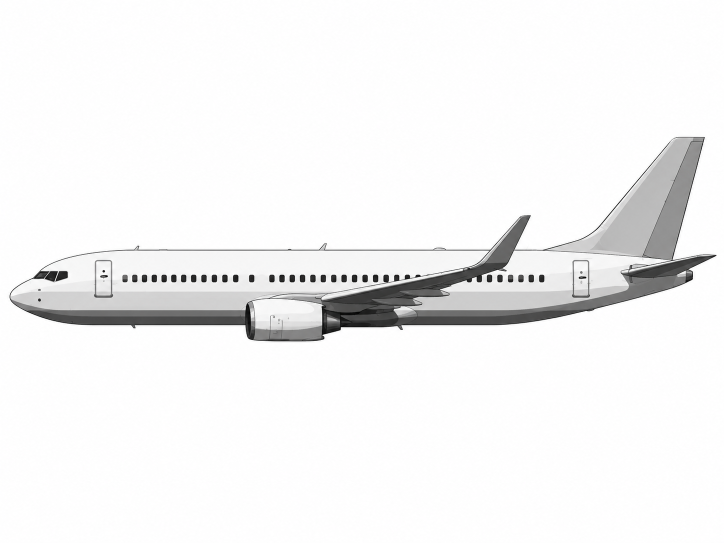
#> input picture _Planes/ClassicNarrowBody.png, 1448 x 1086 px, found by its file name (shown at 1/2 size)
$ python build_plane_art.py
#> lines starting #> are read from the running program, lines starting #| are printed output that depends on the picture; after the words box and inside, x2 and y2 are one past the last pixel; in counts of white or black regions, pixels touching at a corner belong together
#!/usr/bin/env python3
"""
Turn the grayscale 3D plane renders in _Planes/ into e-paper-ready
1bpp bitmaps sized to the card's plane box, and emit them as a C header the
firmware blits directly.

Unlike tools/build_silhouettes.py (which fakes windows/outline onto a SOLID-black
silhouette), these source images are already detailed light-gray renders on a
white background. So we just: clean the background to pure white, push the
midtones darker (a light fuselage on a white panel would otherwise vanish),
crop to the plane, fit it into the box, and Floyd-Steinberg dither to 1bpp so
the gray shading reads as texture on the black/white (GxEPD2_BW) panel.

Output:
  firmware/src/generated/gen_plane_art.h   PLANE_ART[] indexed by AcBase id (1..14)

Run from the repo root:
    python3 tools/build_plane_art.py
    python3 tools/build_plane_art.py --box-w 456 --box-h 224 --gamma 2.0
"""
import argparse, os
import numpy as np
from PIL import Image

ROOT = os.path.dirname(os.path.dirname(os.path.abspath(__file__)))
IMG_DIR = os.path.join(ROOT, "assets", "planes")
PREVIEW_DIR = os.path.join(IMG_DIR, "preview")
OUT_H = os.path.join(ROOT, "firmware", "src", "generated", "gen_plane_art.h")

# AcBase id (see firmware/src/generated/gen_aircraft_types.h) -> source render.
BASE_ART = {
    1:  ("Classic narrow-body",     "ClassicNarrowBody.png"),
    2:  ("Small narrow-body",       "SmallerNarrowBody.png"),
    3:  ("Regional jet",            "RegionalJet.png"),
    4:  ("Turboprop",               "TurboProp.png"),
    5:  ("Twin-aisle wide-body",    "TwinAsile.png"),
    6:  ("Four-engine wide-body",   "4enginewidebody.png"),
    7:  ("Tri-jet",                 "TriJet.png"),
    8:  ("Jumbo (hump)",            "Jumbo.png"),
    9:  ("Double-deck",             "DoubleDecker.png"),
    10: ("Business jet",            "BussniessJet.png"),
    11: ("Cargo / freighter",       "Cargo.png"),
    12: ("Piston / light",          "Piston.png"),
    13: ("Seaplane / floatplane",   "Seaplane.png"),
    14: ("Prop airliner / vintage", "PropVintage.png"),
    15: ("Helicopter",              "Helicopter.png"),
}
N_BASES = 16   # index 0 (unknown) .. 15

BG_THRESH = 244        # L >= this in the source is treated as background (white)


def process(path, box_w, box_h, gamma):
    """Source render -> (w, h, ink bool array) fitted inside the box."""
#> called with path = 'assets/planes/ClassicNarrowBody.png', box_w = 540, box_h = 232, gamma = 2
    g = np.asarray(Image.open(path).convert("L"), dtype=np.uint8)
    bg = g >= BG_THRESH
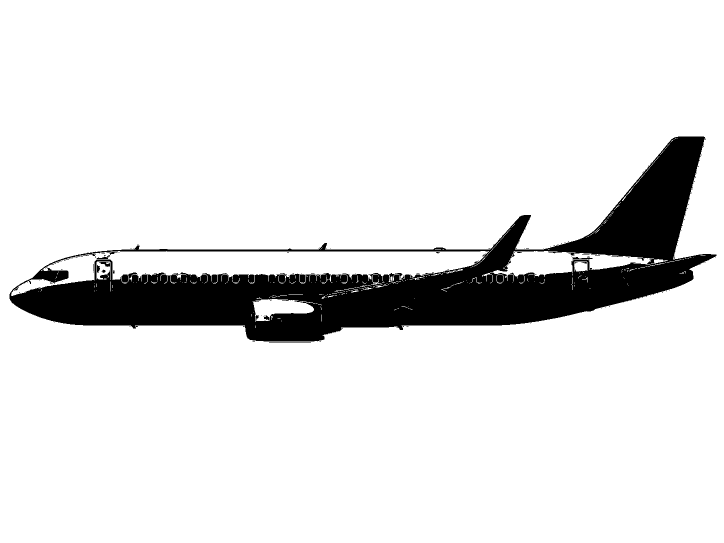
#> bg: shape (1086, 1448) bool (shown at 1/2 size); 89.2% white; 143 black regions (129 under 20 px), largest, box (x1, y1, x2, y2) and area: (19, 273, 1433, 683) 168495, (334, 503, 961, 507) 645, (193, 504, 235, 518) 130

    # Crop to the plane (everything that isn't background).
    ys, xs = np.where(~bg)
    y0, y1, x0, x1 = ys.min(), ys.max() + 1, xs.min(), xs.max() + 1
#> y0 = 273; y1 = 685; x0 = 19; x1 = 1433
    crop = g[y0:y1, x0:x1].astype(np.float32)
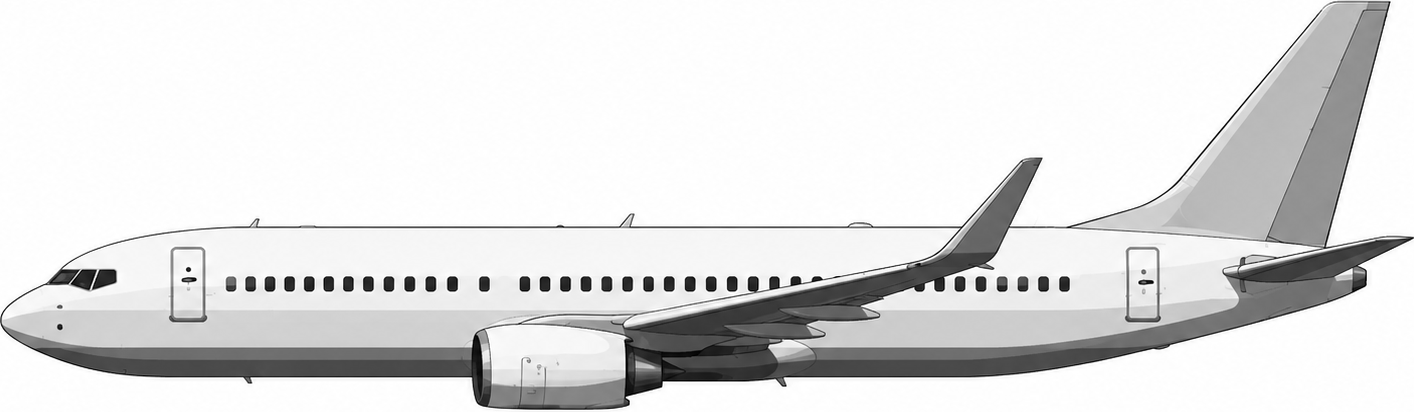
#> crop: shape (412, 1414) float32; min 0, max 255, mean 224.6
    cbg = bg[y0:y1, x0:x1]
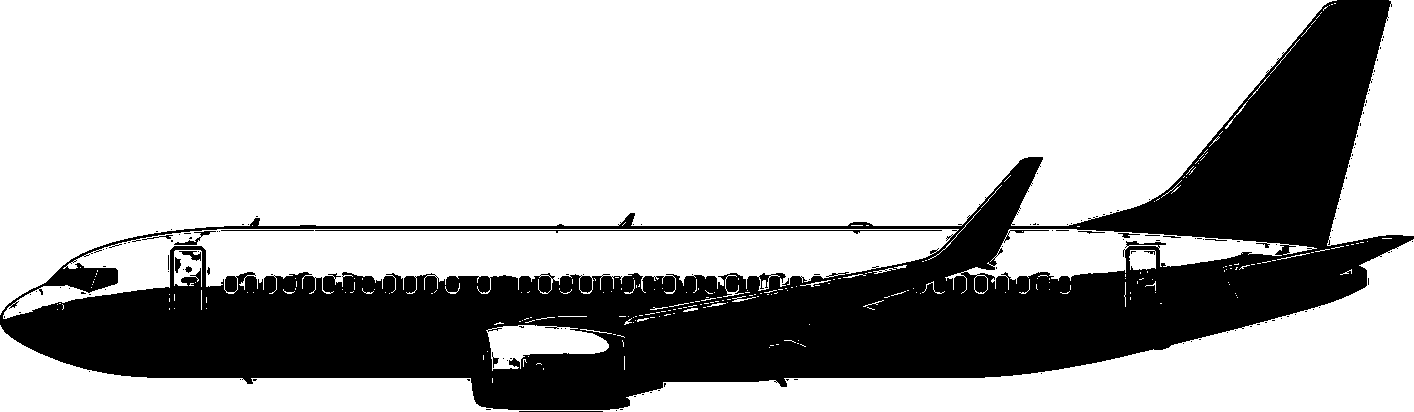
#> cbg: shape (412, 1414) bool; 70.8% white; 143 black regions (129 under 20 px), largest, box (x1, y1, x2, y2) and area: (0, 0, 1414, 410) 168495, (315, 230, 942, 234) 645, (174, 231, 216, 245) 130

    # Push midtones darker so the light-gray fuselage survives dithering on a
    # white panel; keep pure black/white ends fixed. Then re-whiten the bg.
    adj = 255.0 * np.power(np.clip(crop / 255.0, 0, 1), gamma)
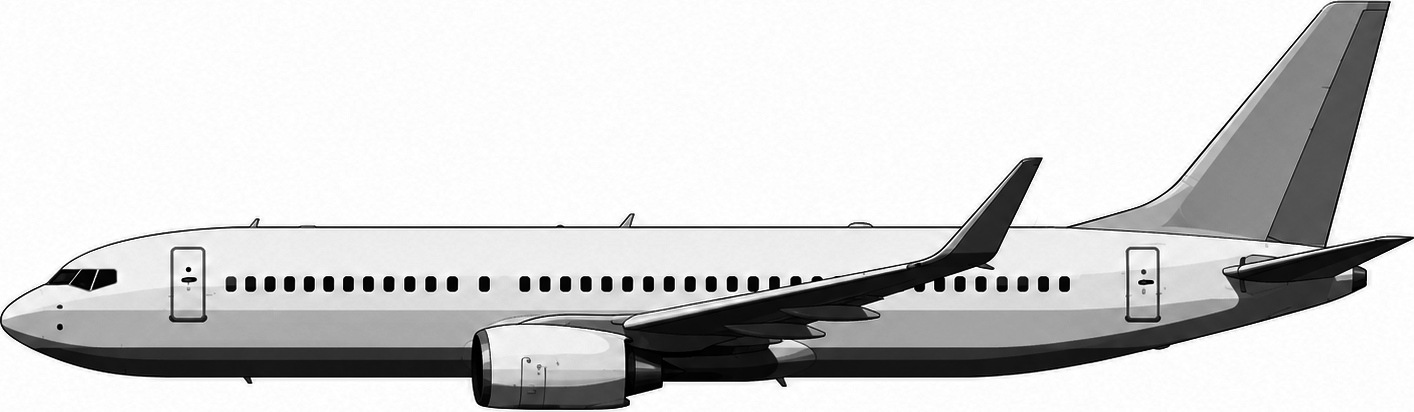
#> adj: shape (412, 1414) float32; min 0, max 255, mean 210.6
    adj[cbg] = 255.0

    # Fit inside the box, preserving aspect ratio.
    ch, cw = adj.shape
#> ch = 412; cw = 1414
    s = min(box_w / cw, box_h / ch)
#> s = 0.382
    w, h = max(1, round(cw * s)), max(1, round(ch * s))
#> w = 540; h = 157
    im = Image.fromarray(adj.astype(np.uint8)).resize((w, h), Image.LANCZOS)
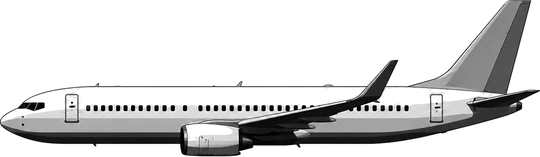
#> im: PIL image 540x157 L; min 0, max 255, mean 213.3

    # Floyd-Steinberg dither to 1bpp. PIL '1': 0=black, 255=white.
    d = np.asarray(im.convert("1"), dtype=np.uint8)
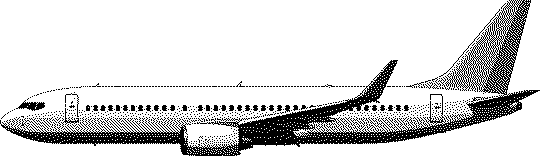
#> d: shape (157, 540); values 0 (black) and 1 (white), 83.7% white; black in thin lines or dots
    ink = d == 0          # True = black ink (Adafruit drawBitmap sets 1 = draw)
#> ink: shape (157, 540) bool; 16.3% white in thin lines or dots
    return w, h, ink


def pack_1bpp(ink):
    """Adafruit drawBitmap layout: rows byte-padded, MSB first, 1 = draw."""
    h, w = ink.shape
#> h = 157; w = 540
    rb = (w + 7) // 8
#> rb = 68
    out = bytearray(rb * h)
    for y in range(h):
        row = ink[y]
        for x in range(w):
            if row[x]:
                out[y * rb + (x >> 3)] |= 0x80 >> (x & 7)
    return bytes(out)


def carr(name, data):
    lines = [f"static const uint8_t {name}[] PROGMEM = {{"]
    for i in range(0, len(data), 12):
        lines.append("  " + "".join(f"0x{b:02X}," for b in data[i:i + 12]))
    lines.append("};")
    return "\n".join(lines)


def main():
    ap = argparse.ArgumentParser()
    ap.add_argument("--box-w", type=int, default=540, help="max art width px")
    ap.add_argument("--box-h", type=int, default=232, help="max art height px")
    ap.add_argument("--gamma", type=float, default=2.0,
                    help="midtone darkening (>1 darkens the light fuselage)")
    ap.add_argument("--no-preview", action="store_true")
    args = ap.parse_args()

    os.makedirs(PREVIEW_DIR, exist_ok=True)

    # De-dupe: several base ids can share one render (reuse the same C array).
    emitted = {}   # filename -> (arr_name, w, h)
    entries = {}   # base_id -> (arr_name, w, h)
    total = 0
    for bid, (name, fname) in sorted(BASE_ART.items()):
        if fname not in emitted:
            w, h, ink = process(os.path.join(IMG_DIR, fname), args.box_w,
                                 args.box_h, args.gamma)
            arr_name = "art_" + os.path.splitext(fname)[0].lower()
            emitted[fname] = (arr_name, w, h, pack_1bpp(ink))
            total += len(emitted[fname][3])
#> total = 10676
            if not args.no_preview:
                Image.fromarray((~ink * 255).astype(np.uint8)).save(
                    os.path.join(PREVIEW_DIR, f"base_{bid:02d}_{arr_name}.png"))
        arr_name, w, h, _ = emitted[fname]
#> arr_name = 'art_classicnarrowbody'; w = 540; h = 157
        entries[bid] = (arr_name, w, h)
        print(f"  base {bid:2d}  {w:3d}x{h:<3d}  {name}  <- {fname}")
#|   base  1  540x157  Classic narrow-body  <- ClassicNarrowBody.png
#> pass 2 of the loop in main, `for bid, (name, fname) in sorted(BASE_ART.items()):`:
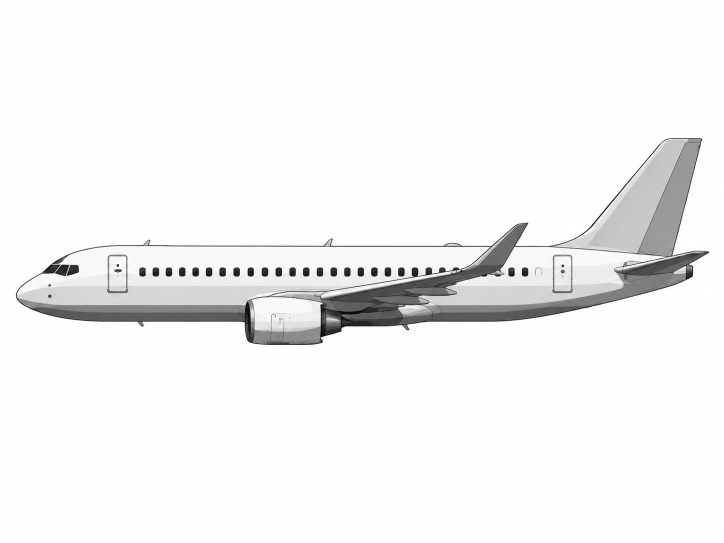
#> input picture _Planes/SmallerNarrowBody.png, 1448 x 1086 px, found by its file name (shown at 1/2 size)
#> in process (call 2), `bg = g >= BG_THRESH`:
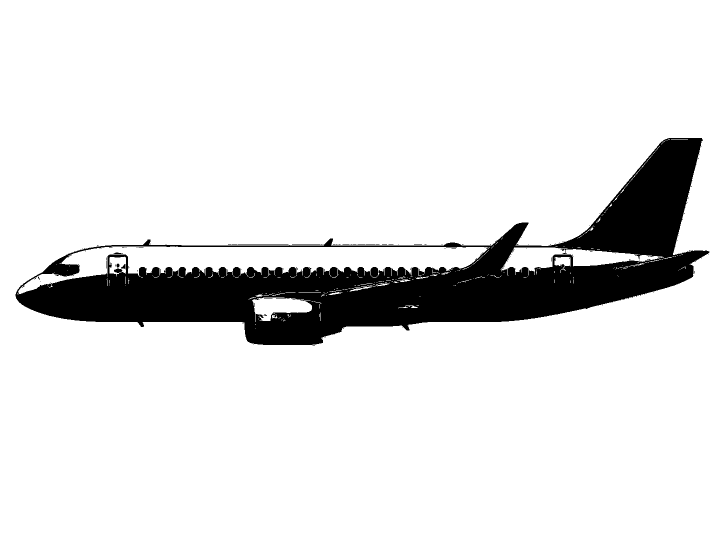
#> bg: shape (1086, 1448) bool (shown at 1/2 size); 88.8% white; 134 black regions (127 under 20 px), largest, box (x1, y1, x2, y2) and area: (31, 276, 1419, 691) 174568, (476, 489, 577, 490) 101, (584, 489, 641, 490) 57
#> y0 = 276; y1 = 691; x0 = 31; x1 = 1419
#> crop: shape (415, 1388) float32
#> cbg: shape (415, 1388) bool; 69.6% white; 134 black regions (127 under 20 px), largest, box (x1, y1, x2, y2) and area: (0, 0, 1388, 415) 174568, (445, 213, 546, 214) 101, (553, 213, 610, 214) 57
#> im: PIL image 540x161 L
#> in process (call 2), `d = np.asarray(im.convert("1"), dtype=np.uint8)`:
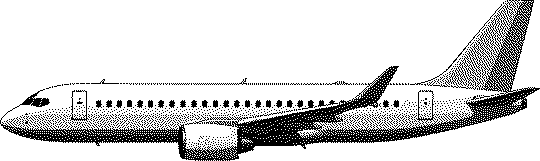
#> d: shape (161, 540); values 0 (black) and 1 (white), 83.5% white; black in thin lines or dots
#> ink: shape (161, 540) bool; 16.5% white in thin lines or dots
#> total = 21624
#> in main, `arr_name, w, h, _ = emitted[fname]`: arr_name = 'art_smallernarrowbody'; h = 161
#|   base  2  540x161  Small narrow-body  <- SmallerNarrowBody.png
#> pass 3 of the loop in main, `for bid, (name, fname) in sorted(BASE_ART.items()):`:
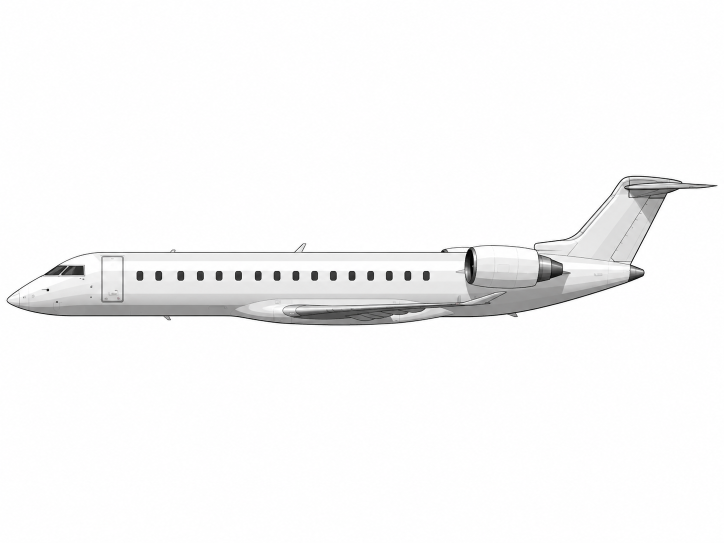
#> input picture _Planes/RegionalJet.png, 1448 x 1086 px, found by its file name (shown at 1/2 size)
#> in process (call 3), `bg = g >= BG_THRESH`:
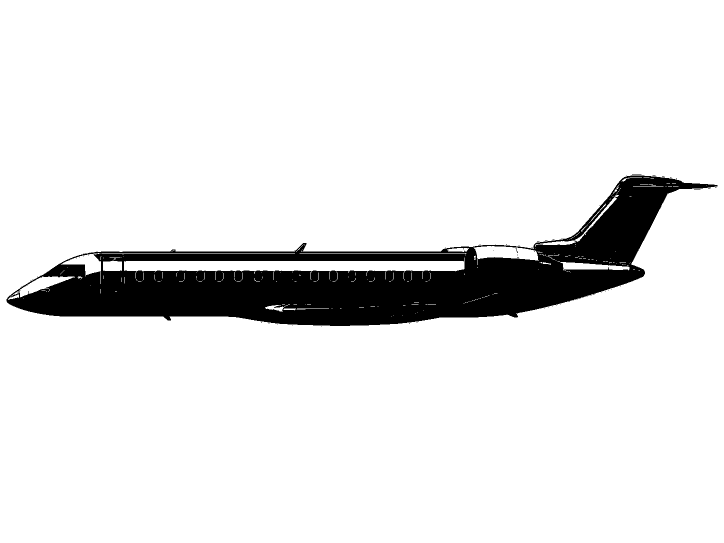
#> bg: shape (1086, 1448) bool (shown at 1/2 size); 90.4% white; 64 black regions (63 under 20 px), largest, box (x1, y1, x2, y2) and area: (13, 351, 1435, 652) 151206
#> y0 = 349; y1 = 653; x0 = 13; x1 = 1435
#> crop: shape (304, 1422) float32
#> cbg: shape (304, 1422) bool; 65% white; 64 black regions (63 under 20 px), largest, box (x1, y1, x2, y2) and area: (0, 2, 1422, 303) 151206
#> im: PIL image 540x115 L
#> in process (call 3), `d = np.asarray(im.convert("1"), dtype=np.uint8)`:
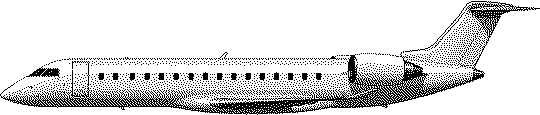
#> d: shape (115, 540); values 0 (black) and 1 (white), 85.2% white; black in thin lines or dots
#> ink: shape (115, 540) bool; 14.8% white in thin lines or dots
#> total = 29444
#> in main, `arr_name, w, h, _ = emitted[fname]`: arr_name = 'art_regionaljet'; h = 115
#|   base  3  540x115  Regional jet  <- RegionalJet.png
#> the loop made 7 passes; the first 3 are shown

    out = ["// AUTO-GENERATED by tools/build_plane_art.py -- do not edit.",
           "// 1bpp dithered plane art from _Planes/, by AcBase id.",
           "#pragma once", "#include <stdint.h>", "#include <pgmspace.h>", "",
           "struct PlaneArt { uint16_t w, h; const uint8_t* bits; };  // 1=black",
           f"static const uint8_t N_PLANE_ART = {N_BASES};", ""]
    for fname, (arr_name, w, h, data) in emitted.items():
        out.append(f"// {fname}  ({w}x{h})")
        out.append(carr(arr_name, data))
        out.append("")

    out.append(f"static const PlaneArt PLANE_ART[{N_BASES}] = {{")
    for bid in range(N_BASES):
        e = entries.get(bid)
        if e is None:
            out.append("  { 0, 0, nullptr },")
        else:
            arr_name, w, h = e
            out.append(f"  {{ {w}, {h}, {arr_name} }},  // {BASE_ART[bid][0]}")
    out.append("};")
    out.append("")
    out.append(f"static const char* const PLANE_ART_NAME[{N_BASES}] = {{")
    for bid in range(N_BASES):
        name = BASE_ART[bid][0] if bid in BASE_ART else "Unknown"
        out.append(f'  "{name}",')
    out.append("};")
    out.append("")
    with open(OUT_H, "w") as f:
        f.write("\n".join(out))
    print(f"\nwrote {OUT_H}  ({total/1024:.1f} KB of bitmap data)")
    if not args.no_preview:
        print(f"previews -> {PREVIEW_DIR}/")


if __name__ == "__main__":
#> (the run stopped early here; a loop or call above may not have finished)
